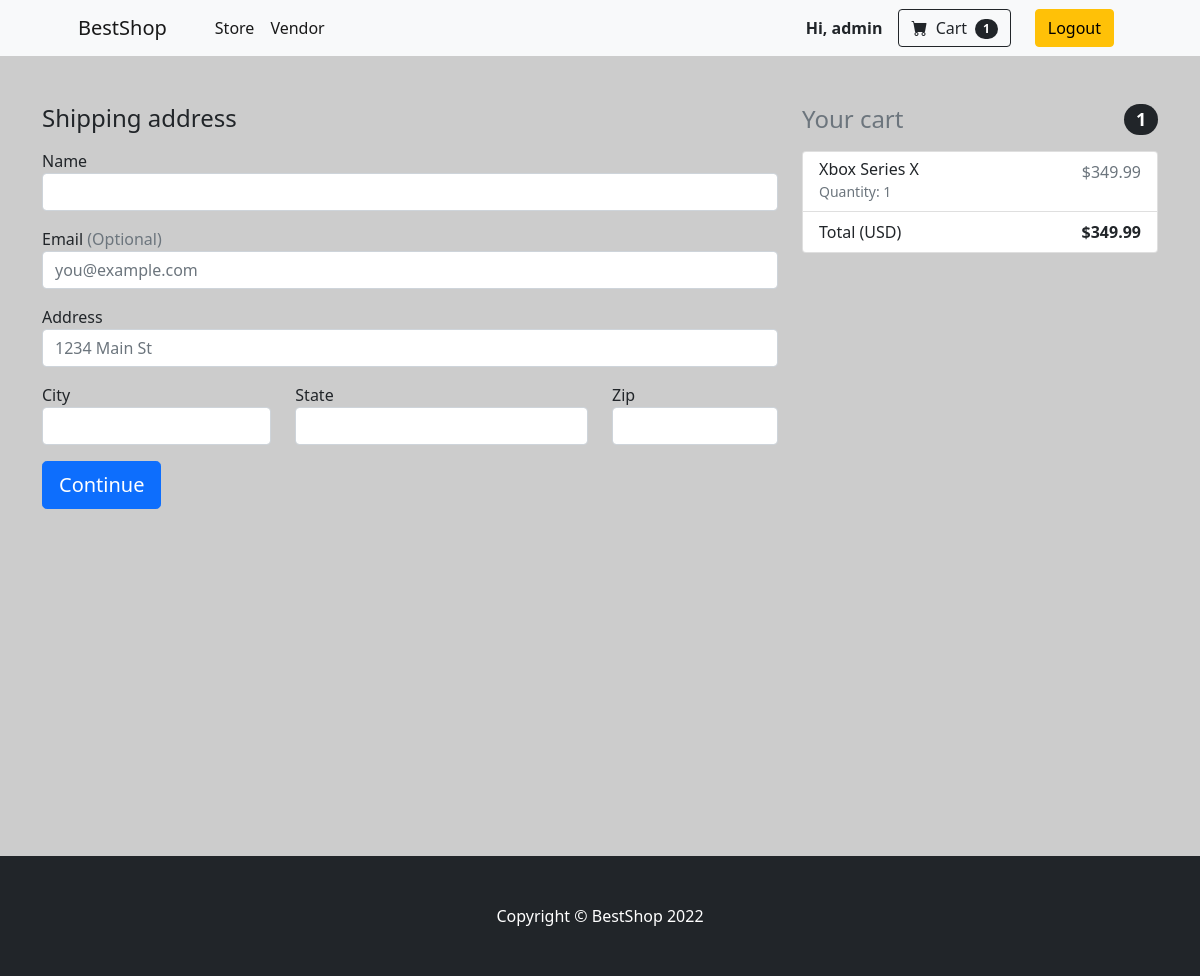
The page /checkout/ (signed in) on the database as committed earlier.
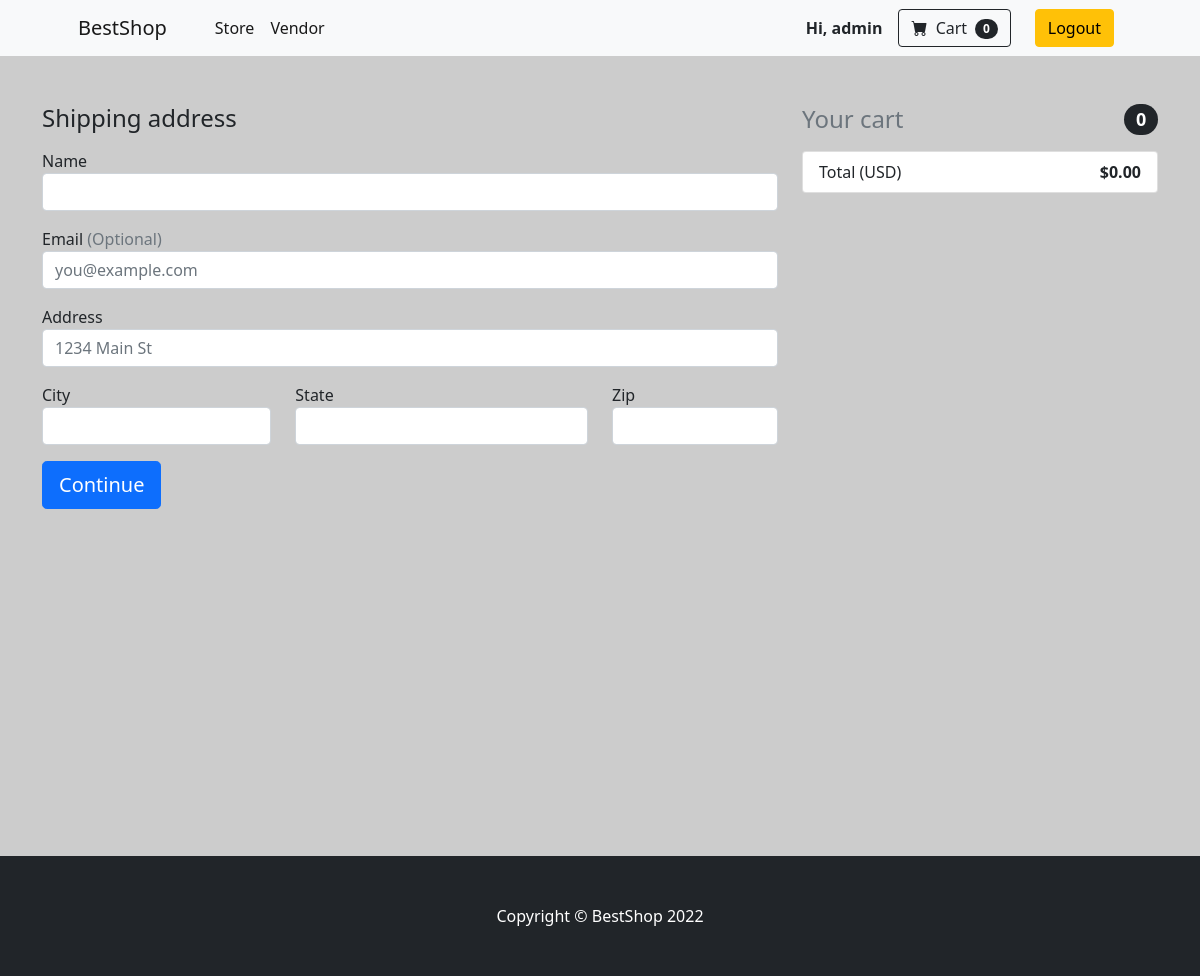
The same page on the database as committed later.
### shop/models.py (models this page shows, shortened)
class Order(models.Model):
    customer = models.ForeignKey(User, on_delete=models.SET_NULL, blank=True, null=True)
    date_ordered = models.DateTimeField(auto_now_add=True)
    complete = models.BooleanField(default=False, null=True, blank=False)
    transaction_id = models.CharField(max_length=200, null=True)
    order_items = models.CharField(max_length=1000, null=True)
    order_total = models.FloatField(null=True)
    @property
    def get_cart_total(self):
        orderitems = self.orderitem_set.all()
        total = sum([item.get_total for item in orderitems])
        return total
    @property
    def get_cart_items(self):
        orderitems = self.orderitem_set.all()
        total = sum([item.quantity for item in orderitems])
        return total

class OrderItem(models.Model):
    product = models.ForeignKey(Product, on_delete=models.SET_NULL, blank=True, null=True)
    order = models.ForeignKey(Order, on_delete=models.SET_NULL, blank=True, null=True)
    quantity = models.IntegerField(default=0, null=True, blank=True)
    date_added = models.DateTimeField(auto_now_add=True)
    @property
    def get_total(self):
        total = self.product.price * self.quantity
        return total

class Product(models.Model):
    name = models.CharField(max_length=200, null=True)
    price = models.FloatField()
    image = models.CharField(max_length=1000)
    vendor = models.ForeignKey(User, on_delete=models.SET_NULL, blank=True, null=True)
    quantity = models.IntegerField(null=True)

### shop/views.py (the view)
# urls.py: path('checkout/', views.checkout, name='checkout'),
@login_required(login_url=login_request)
def checkout(request):
    if request.user.is_authenticated:
        customer = request.user
        order, created = Order.objects.get_or_create(customer=customer, complete=False)
        items = order.orderitem_set.all()
        cart_items = order.get_cart_items
    else:
        items = []
        order = {'get_cart_total': 0, 'get_cart_items': 0}
        cart_items = order['get_cart_items']
    context = {'items': items, 'order': order, 'cart_items': cart_items}
    return render(request, 'checkout.html', context=context)

### shop/templates/checkout.html (shortened to what this page needs)
{% extends "base.html" %}
{% block content %}
    <link rel="stylesheet" href="https://cdn.jsdelivr.net/npm/bootstrap-icons@1.3.0/font/bootstrap-icons.css">
    <section class="vh-100" style="background-color: #cccccc;">
        <div class="container">
            <div class="row">
                <div class="col-md-4 order-md-2 mb-4 mt-5">
                    <h4 class="d-flex justify-content-between align-items-center mb-3">
                        <span class="text-muted">Your cart</span>
                        <span class="badge rounded-pill bg-dark">{{ order.get_cart_items }}</span>
                    </h4>
                    <ul class="list-group mb-3">
                        {% for item in items %}
                            <li class="list-group-item d-flex justify-content-between lh-condensed">
                                <div>
                                    <h6 class="my-0">{{ item.product.name }}</h6>
                                    <small class="text-muted">Quantity: {{ item.quantity }}</small>
                                </div>
                                <span class="text-muted">${{ item.get_total|floatformat:2 }}</span>
                            </li>
                        {% endfor %}
                        <li class="list-group-item d-flex justify-content-between">
                            <span>Total (USD)</span>
                            <strong>${{ order.get_cart_total|floatformat:2 }}</strong>
                        </li>
                    </ul>
                </div>
                <div class="col-md-8 order-md-1 mt-5">
                    <h4 class="mb-3">Shipping address</h4>
                    <form id="form">
                        <div class="mb-3">
                            <label for="name">Name</label>
                            <input required type="text" class="form-control" id="name">
                        </div>
                        <div class="mb-3">
                            <label for="email">Email <span class="text-muted">(Optional)</span></label>
                            <input required type="email" class="form-control" id="email" placeholder="you@example.com">
                        </div>
                        <div class="mb-3">
                            <label for="address">Address</label>
                            <input required type="text" class="form-control" id="address" placeholder="1234 Main St">
                        </div>
                        <div class="row">
                            <div class="col-md-4 mb-3">
                                <label for="city">City</label>
                                <input required type="text" class="form-control" id="city" placeholder="">
                            </div>
                            <div class="col-md-5 mb-3">
                                <label for="state">State</label>
                                <input required type="text" class="form-control" id="state" placeholder="">
                            </div>
                            <div class="col-md-3 mb-3">
                                <label for="zip">Zip</label>
                                <input required type="text" class="form-control" id="zip" placeholder="">
                            </div>
                        </div>
                        <button id="form-button" class="btn btn-primary btn-lg btn-block" type="submit">Continue
                        </button>
                    </form>
                </div>
            </div>
        </div>
    </section>
{% endblock %}

### shop/templates/base.html (shortened to what this page needs)
{% load static %}
<!DOCTYPE html>
<html lang="en">
<head>
    {% block head %}
        <link rel="stylesheet" href="https://cdn.jsdelivr.net/npm/bootstrap-icons@1.3.0/font/bootstrap-icons.css">
        <link href="https://cdn.jsdelivr.net/npm/bootstrap@5.0.2/dist/css/bootstrap.min.css" rel="stylesheet"
>
        <link href="{% static 'styles.css' %}" rel="stylesheet"/>
    {% endblock %}
</head>
<body>
{% block navbar %}
    <nav class="navbar navbar-expand-lg navbar-light bg-light">
        <div class="container px-4 px-lg-5">
            <a class="navbar-brand" href="{% url 'store' %}">BestShop</a>
            <div class="collapse navbar-collapse" id="navbarSupportedContent">
                <ul class="navbar-nav me-auto mb-2 mb-lg-0 ms-lg-4">
                    <li class="nav-item"><a class="nav-link active" aria-current="page"
                                            href="{% url 'store' %}">Store</a></li>
                    {% if 'vendor' in user.groups.all.get.name %}
                    <li class="nav-item"><a class="nav-link active" aria-current="page"
                                            href="{% url 'vendor' %}">Vendor</a></li>
                    {% endif %}
                </ul>
                {% if user.is_authenticated %}
                    <strong>Hi, {{ user.username }}</strong>
                    <button class="btn btn-outline-dark me-3 ms-3" type="button"
                            onclick="location.href={% url 'cart' %}">
                        <i class="bi-cart-fill me-1"></i>
                        Cart
                        <span class="badge bg-dark text-white ms-1 rounded-pill">{{ cart_items }}</span>
                    </button>
                    <a href="{% url 'logout' %}" class="btn btn-warning ms-2 me-2">Logout</a>
                {% else %}
                    <a href="{% url 'login' %}" class="btn btn-warning ms-2 me-2">Login</a>
                {% endif %}
            </div>
        </div>
    </nav>
{% endblock %}
{% block content %}
{% endblock %}
{% block footer %}
    <footer class="py-5 bg-dark">
        <div class="container"><p class="m-0 text-center text-white">Copyright &copy; BestShop 2022</p></div>
    </footer>
{% endblock %}
</body>
</html>

Rows that differ between the two databases and show on the page:
removed OrderItem: product.name "Xbox Series X", quantity "1", get_total "349.99"
computed for Order: get_cart_items "1" → "0"; get_cart_total "349.99" → "0.00"
Other text that changed with them:
{{ cart_items }}: "1" → "0"
